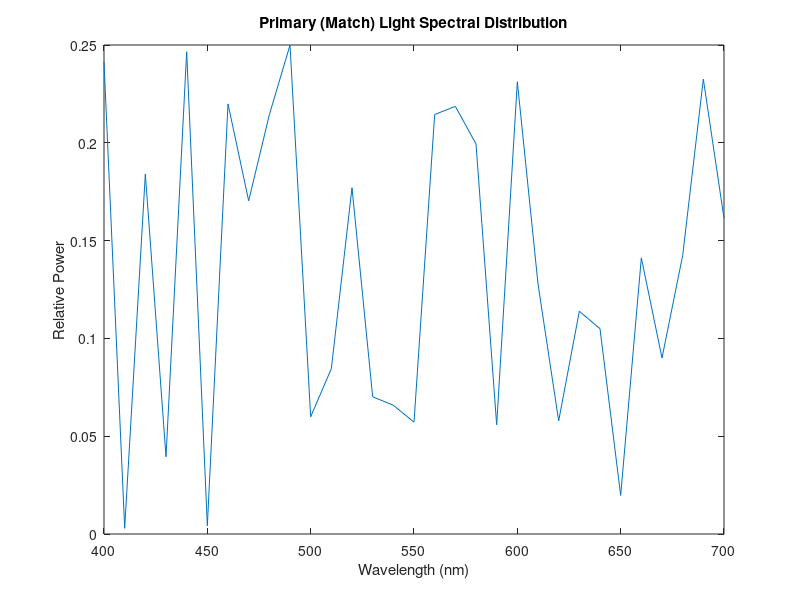
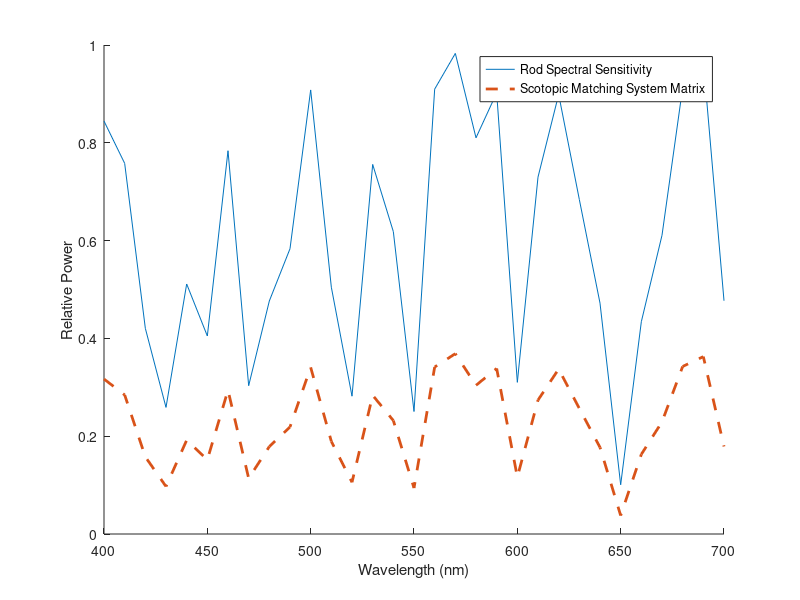
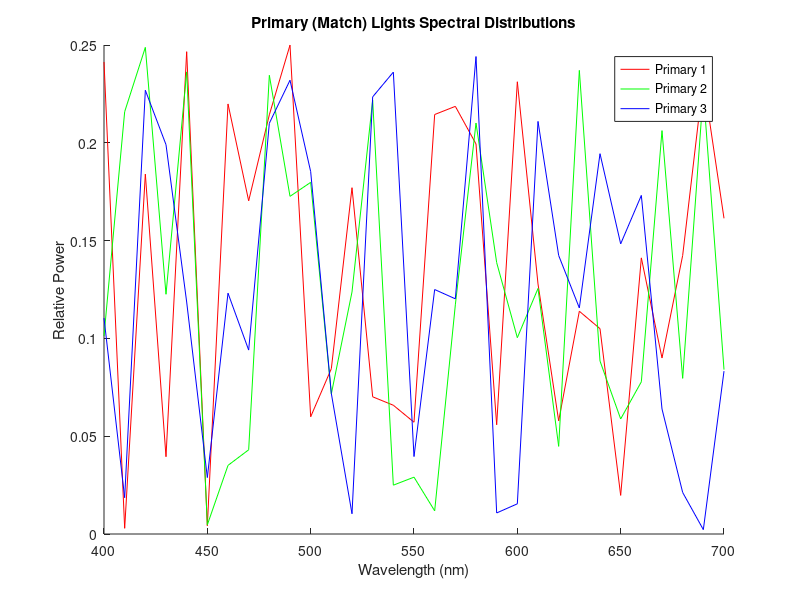
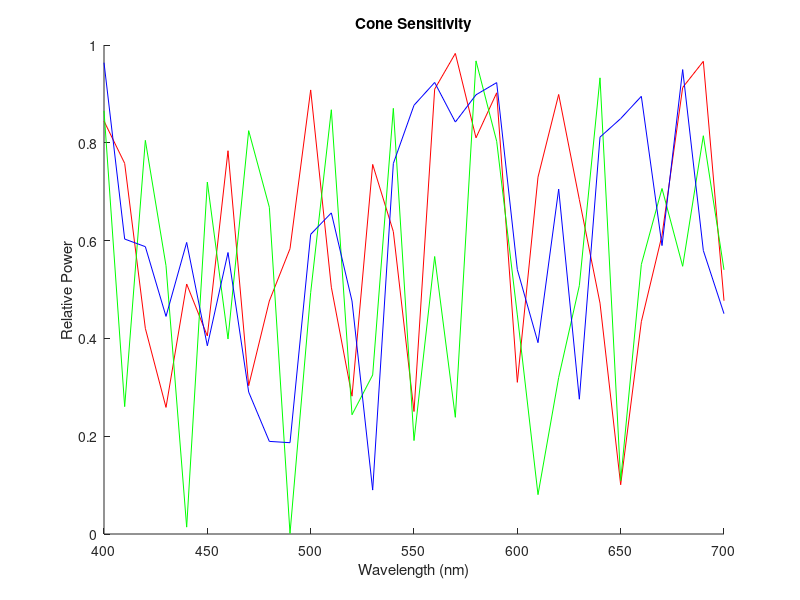

Source code (MATLAB) for these figures, in order: (Note: this script raises an error after producing the figures.)
clear all
close all

%%%%% SCOTOPIC Wavelength Encoding %%%%%

%%% Creating rod spectral sensitivity function and primary light spectral distribution %%%
rng(0); % Set the random seed for reproducibility
wavelength = linspace(400, 700, 31);  % Wavelengths from 400 to 700 nm
rodSensitivity = rand(1, length(wavelength)); % Random power values for rod spectral sensitivity function
% Same as the system matrix of the rhodopsin absoprtion experiment
rng(15); % Set a different random seed 
primaryDist = rand(1, length(wavelength)) * 1/4; % Random power values for the primary light spectral distribution
figure(1);
plot(wavelength, primaryDist);
xlabel('Wavelength (nm)');
ylabel('Relative Power');
title('Primary (Match) Light Spectral Distribution')
figure(2);
hold on
plot(wavelength, rodSensitivity);
xlabel('Wavelength (nm)');
ylabel('Relative Power');

%%% Finding the scotopic matching system matrix %%%

scotopicMatchingSystemMatrix = zeros(1, length(wavelength));
scalingFactor = 2; % Adjust as needed
unscaledMatchIntensity = rodSensitivity * (primaryDist)';

for i = 1:length(wavelength) % Looping through wavelengths
    unitTestLight = zeros(length(wavelength), 1); 
    unitTestLight(i) = 1; % Set intensity of test light at the current wavelength to 1
    intensity = rodSensitivity * unitTestLight;
    knobSetting = intensity / unscaledMatchIntensity;
    scotopicMatchingSystemMatrix(1, i) = knobSetting;
end

%%% Plotting scotopic matching system matrix %%%
% Should be the same as rod spectral sensitivity up to a linear
% transformation
plot(wavelength, scotopicMatchingSystemMatrix, 'LineWidth', 2, 'LineStyle', '--');
legend('Rod Spectral Sensitivity', 'Scotopic Matching System Matrix');
    
%%%%% PHOTOPIC Wavelength Encoding %%%%%

%%% Creating cone spectral sensitivity function and primary light spectral distributions %%%
rng(0); % Set the random seed for reproducibility
wavelength = linspace(400, 700, 31);  % Wavelengths from 400 to 700 nm

L_cone = rand(1, length(wavelength)); % Random power values for cone spectral sensitivity function
M_cone = rand(1, length(wavelength));
S_cone = rand(1, length(wavelength));

coneSensitivity = [L_cone', M_cone', S_cone'];
% Synonym to "the system matrix of the cone photopigment absoprtion experiment"

rng(15); % Set a different random seed 
primaryDist1 = rand(1, length(wavelength)) * 1/4; % Random power values for the primary light spectral distribution
primaryDist2 = rand(1, length(wavelength)) * 1/4;
primaryDist3 = rand(1, length(wavelength)) * 1/4;

primaryDist = [primaryDist1', primaryDist2', primaryDist3'];

figure(3);
hold on
plot(wavelength, primaryDist1, 'Color', [1 0 0]);
plot(wavelength, primaryDist2, 'Color', [0 1 0]);
plot(wavelength, primaryDist3, 'Color', [0 0 1]);
xlabel('Wavelength (nm)');
ylabel('Relative Power');
title('Primary (Match) Lights Spectral Distributions')
legend('Primary 1', 'Primary 2', 'Primary 3')
hold off
figure(4);
hold on
plot(wavelength, L_cone, 'Color', [1 0 0]);
plot(wavelength, M_cone, 'Color', [0 1 0]);
plot(wavelength, S_cone, 'Color', [0 0 1]);
xlabel('Wavelength (nm)');
ylabel('Relative Power');
title('Cone Sensitivity');
hold off

%%% Finding the photopic matching system matrix (cone color matching functions) %%%

photopicMatchingSystemMatrix = zeros(3, length(wavelength));

for i = 1:length(wavelength) % Looping through wavelengths
    unitTestLight =  zeros(length(wavelength), 1); 
    unitTestLight(i) = 1; % Set intensity of test light at the current wavelength to 1
    excitations = coneSensitivity' * unitTestLight;
    Q_inv = coneSensitivity' * primaryDist;
    Q = inv(Q_inv);
    column = Q * excitations;
    photopicMatchingSystemMatrix(:, i) = column;
    % We found a linear transformation of the cone spectral sensitivities
end

% Now want to simulate the subject turning knobs %
% The knob settings are within a linear transformation of the cone
% spectral sensitivities
photopicMatchingKnobs = zeros(3, length(wavelength));

% Options for fmincon
options = optimoptions('fmincon', 'Display', 'off', 'Algorithm', 'interior-point');

for i = 1:length(wavelength) % Looping through wavelengths

    unitTestLight =  zeros(length(wavelength), 1); 
    unitTestLight(i) = 1; % Set intensity of test light at the current wavelength to 1
    excitations = coneSensitivity' * unitTestLight;

    % Objective function: minimize the difference between the two sides of
    % the equation
    objective = @(knobs) norm(excitations - (coneSensitivity' * (primaryDist * knobs)))^2;

    % Initial guess for the knobs
    initialKnobs = zeros(3, 1);

    % Use fmincon to find knobs for the current wavelength
    % No lower or upper bounds here - add these?
    knobs = fmincon(objective, initialKnobs, [], [], [], [], [], [], [], []);

    photopicMatchingKnobs(:, i) = knobs;
    
end

%%% Plotting photopic matching system matrix in two ways %%%
% They are the same! %
figure(5);
hold on
h1 = plot(wavelength, photopicMatchingKnobs, 'LineWidth', 4, 'LineStyle', '-', 'Color', 'r');
h2 = plot(wavelength, photopicMatchingSystemMatrix, 'LineWidth', 2, 'LineStyle', '--', 'Color', 'b');
legend('Photopic Matching System Matrix Using fmincon', '', '', 'Photopic Matching System Matrix');
xlabel('Wavelength (nm)');
ylabel('Relative Power');
hold off